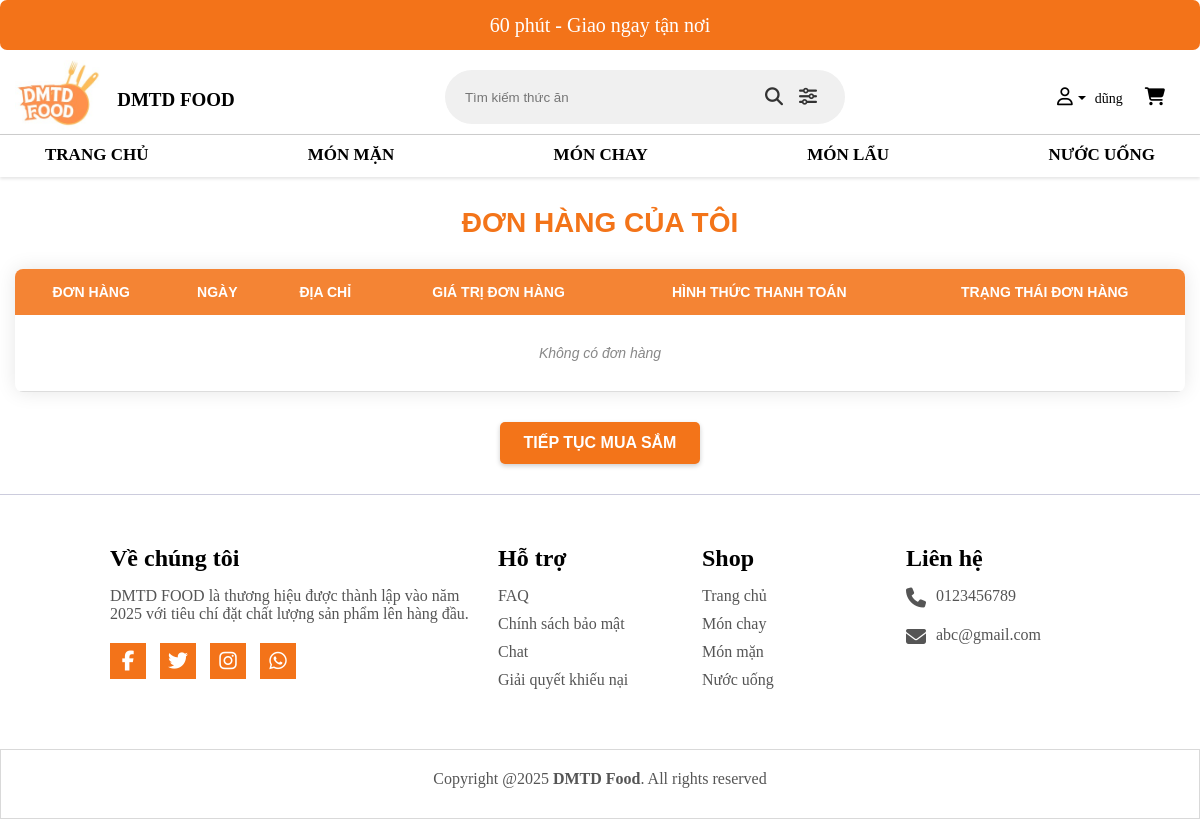
The page /controller/index.php?act=xemhoadon (signed in) on the database as committed earlier.
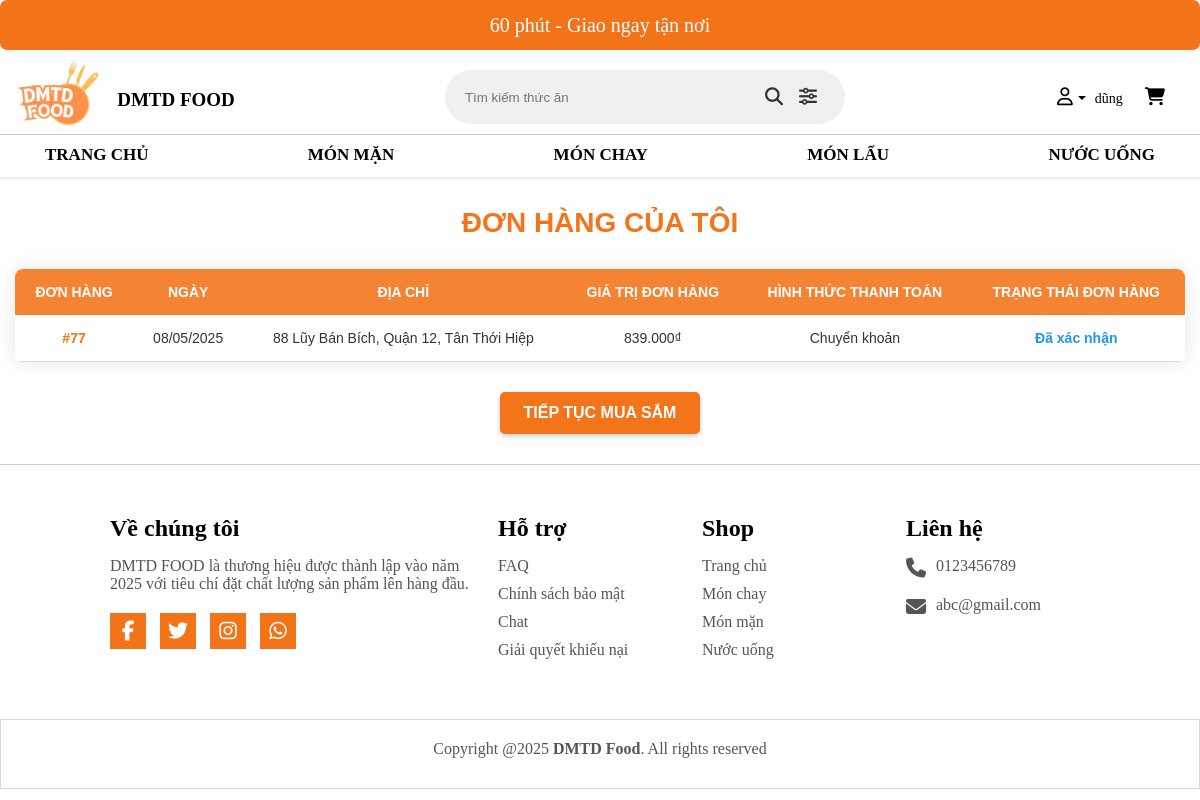
The same page on the database as committed later.
### tables this page shows
CREATE TABLE `hoadon` (
  `IdHoaDon` int(255) NOT NULL,
  `IdNguoiDung` int(11) NOT NULL,
  `HoTen` varchar(250) NOT NULL,
  `email` varchar(250) NOT NULL,
  `sdt` varchar(11) NOT NULL,
  `DiaChi` varchar(250) NOT NULL,
  `quan_huyen` varchar(100) NOT NULL,
  `phuong_xa` varchar(100) NOT NULL,
  `NgayDatHang` datetime NOT NULL,
  `TongTien` int(11) NOT NULL DEFAULT 0,
  `PhuongThucTT` tinyint(1) NOT NULL DEFAULT 1 COMMENT '1:tiền mặt 2: là chuyển khoản',
  `TrangThai` tinyint(1) NOT NULL DEFAULT 1 COMMENT '1:Chưa xác nhận, 2:Đã xác nhận, 3:Giao thành công, 4:Hủy đơn '
);

### view/bill.php (the view, shortened to what this page needs)
<?php
$conn = ketnoidb();
$isLoggedIn = isset($_SESSION['tenDangNhap']);
if($isLoggedIn){
  $email = $_SESSION['email'];
}else{
    echo "không có dữ liệu";
}
$timIdNguoiIDung = "SELECT id_nguoidung FROM nguoidung where email = '$email'";
$result = $conn->query($timIdNguoiIDung);
$IdNguoiDung = 0;
if($result && $result->num_rows > 0){
    $row = mysqli_fetch_array($result);
    $IdNguoiDung = $row['id_nguoidung'];
}
if($IdNguoiDung > 0){
    $sql = "SELECT * FROM hoadon where IdNguoiDung = '$IdNguoiDung' ORDER BY NgayDatHang DESC";
    $kq = $conn->query($sql);
}else{
    echo "<script> alert('Không thành công') </script>";
}
function getPhuongThucThanhToan($value) {
    switch ($value) {
        case 2:
            return "Chuyển khoản";
    }
}
function getTrangThaiDonHang($value) {
    switch ($value) {
        case 2:
            return "<span class='status-confirmed'>Đã xác nhận</span>";
    }
}
function formatDate($dateString) {
    $date = new DateTime($dateString);
    return $date->format('d/m/Y');
}
include "header.php";
?>
<!DOCTYPE html>
<html lang="en">
<head>
</head>
<body>
    <div class="bill-container">
        <h2 class="page-title">ĐƠN HÀNG CỦA TÔI</h2>
        <?php if(count($_SESSION['hoadon']) > 0): ?>
            <table class="order-table">
                <tr>
                    <th>Đơn hàng</th>
                    <th>Ngày</th>
                    <th>Địa chỉ</th>
                    <th>Giá trị đơn hàng</th>
                    <th>Hình thức thanh toán</th>
                    <th>Trạng thái đơn hàng</th>
                </tr>
                <?php
                for ($i = 0; $i < count($_SESSION['hoadon']); $i++):
                    $hoadon = $_SESSION['hoadon'][$i];
                    $ptttText = getPhuongThucThanhToan($hoadon[8]);
                    $trangThaiText = getTrangThaiDonHang($hoadon[9]);
                    $formattedDate = formatDate($hoadon[6]);
                ?>
                    <tr>
                        <td>
                            <a href="../view/chitiethoadon.php?mahoadon=<?=$hoadon[0]?>" class="order-link">
                                #<?= $hoadon[0] ?>
                            </a>
                        </td>
                        <td><?= $formattedDate ?></td>
                        <td><?= $hoadon[3] . ', ' . $hoadon[4] . ', ' . $hoadon[5] ?></td>
                        <td><?= number_format($hoadon[7], 0, ',', '.') ?>₫</td>
                        <td><?= $ptttText ?></td>
                        <td><?= $trangThaiText ?></td>
                    </tr>
                <?php endfor; ?>
            </table>
            <div class="button-container">
                <button type="button" class="shop-button" onclick="window.location.href='../controller/index.php'">Tiếp tục mua sắm</button>
            </div>
        <?php else: ?>
            <table class="order-table">
                <thead>
                <tr>
                    <th>Đơn hàng</th>
                    <th>Ngày</th>
                    <th>Địa chỉ</th>
                    <th>Giá trị đơn hàng</th>
                    <th>Hình thức thanh toán</th>
                    <th>Trạng thái đơn hàng</th>
                </tr>
                </thead>
                <tbody>
                <tr class="empty-row">
                    <td colspan="6">Không có đơn hàng</td>
                </tr>
                </tbody>
            </table>
            <div class="button-container">
                <button type="button" class="shop-button" onclick="window.location.href='../controller/index.php'">Tiếp tục mua sắm</button>
            </div>
        <?php endif; ?>
    </div>
<?php include "footer.php"; ?>
</body>
</html>

### controller/index.php (shortened to what this page needs)
<?php
if(isset($_GET['act'])){
    switch($_GET['act']){
        case 'xemhoadon':
            include "../view/bill.php";
            break;
    }
} else {
    include "../view/home.php";
}
?>

### view/header.php (shortened to what this page needs)
<?php
$tenDangNhap = '';
if(isset($isLoggedIn) && $isLoggedIn){
  $tenDangNhap = $_SESSION['tenDangNhap'];
}
?>
<!DOCTYPE html>
<html lang="en">
<head>
    <link
      rel="stylesheet"
      href="https://cdnjs.cloudflare.com/ajax/libs/font-awesome/6.6.0/css/all.min.css"
    />
    <link rel="stylesheet" href="../view/css/style.css" />
</head>
<body>
<div class="header-banner">60 phút - Giao ngay tận nơi</div>
    <header class="header-top">
      <div class="container">
      <div class="logo">
  <a href="#" class="logo-img"><img height="70" src="../view/img/DMTD-Food-Logo.jpg" alt="Logo"/></a>
  <span><b>DMTD FOOD</b></span>
</div>
<form id="product-search" method="GET" action="../controller/index.php">
  <div class="box">
    <input type="text" placeholder="Tìm kiếm thức ăn" name="search"
           value="<?= isset($_GET['search']) ? htmlspecialchars($_GET['search']) : '' ?>" />
    <button type="submit" class="search-btn">
        <i class="fa-solid fa-magnifying-glass"></i>
    </button>
    <button type="button" class="search-btn" onclick="openAdvancedSearch()" title="Tìm kiếm nâng cao">
        <i class="fa-solid fa-sliders"></i>
    </button>
  </div>
</form>
        <div class="action">
          <div class="item">
            <a href="#"><i class="fa-regular fa-user"></i></a>
            <?php if(isset($isLoggedIn) && $isLoggedIn): ?>
              <span><?php echo $tenDangNhap; ?></span>
            <?php endif; ?>
          </div>
          <div class="item">
            <a href="../view/cart.php"
              ><i class="fa-solid fa-cart-shopping"></i
            ></a>
          </div>
        </div>
      </div>
    </header>
    <nav>
  <ul>
    <li><a href="../controller/index.php">Trang chủ</a></li>
    <li><a href="../controller/index.php?MaLoaiSP=1">Món mặn</a></li>
    <li><a href="../controller/index.php?MaLoaiSP=2">Món chay</a></li>
    <li><a href="../controller/index.php?MaLoaiSP=3">Món lẩu</a></li>
    <li><a href="../controller/index.php?MaLoaiSP=4">Nước uống</a></li>
  </ul>
</nav>

### view/footer.php
<div class="wrappper">
      <footer>
        <div class="container">
          <div class="sec aboutus">
            <h2>Về chúng tôi</h2>
            <p>
              DMTD FOOD là thương hiệu được thành lập vào năm 2025 với tiêu chí
              đặt chất lượng sản phẩm lên hàng đầu.
            </p>
            <ul class="sci">
              <li>
                <a href="#"><i class="fab fa-facebook-f"></i></a>
              </li>
              <li>
                <a href="#"><i class="fab fa-twitter"></i></a>
              </li>
              <li>
                <a href="#"><i class="fab fa-instagram"></i></a>
              </li>
              <li>
                <a href="#"><i class="fa-brands fa-whatsapp"></i></a>
              </li>
            </ul>
          </div>
          <div class="sec quicklinks">
            <h2>Hỗ trợ</h2>
            <ul>
              <li><a href="#">FAQ</a></li>
              <li><a href="#">Chính sách bảo mật</a></li>
              <li><a href="#">Chat</a></li>
              <li><a href="#">Giải quyết khiếu nại</a></li>
            </ul>
          </div>
          <div class="sec quicklinks">
            <h2>Shop</h2>
            <ul>
              <li><a href="#">Trang chủ</a></li>
              <li><a href="#">Món chay</a></li>
              <li><a href="#">Món mặn</a></li>
              <li><a href="#">Nước uống</a></li>
            </ul>
          </div>
          <div class="sec contact">
            <h2>Liên hệ</h2>
            <ul class="info">
              <li>
                <span><i class="fa-solid fa-phone"></i></span>
                <p><a href="#">0123456789</a></p>
              </li>
              <li>
                <span><i class="fa-solid fa-envelope"></i></span>
                <p><a href="#">abc@gmail.com</a></p>
              </li>
            </ul>
          </div>
        </div>
      </footer>
    </div>
    <div class="copyrightText">
      <p>Copyright @2025 <strong>DMTD Food</strong>. All rights reserved</p>
    </div>
 </body>
</html>

### view/css/style.css (style rules this page uses)
* { box-sizing: border-box; margin: 0; padding: 0; }
header { background-color: white; }
.container { max-width: 1130px; padding: 0 10px; margin: 0 auto; }
.header-top .container { width: 100%; max-width: 1200px; margin: 0 auto; display: flex; flex-wrap: wrap; align-items: center; justify-content: space-between; padding: 0 15px; }
.header-top .logo { display: flex; align-items: center; gap: 15px; }
.header-top .logo span { font-size: 19px; text-align: center; margin-top: 5px; }
.header-top .logo img { flex-shrink: 0; }
.box { position: relative; width: 100%; max-width: 400px; height: auto; display: flex; cursor: pointer; padding: 10px 20px; background-color: #f0f0f0; border-radius: 30px; align-items: center; }
.box input { width: 400px; background-color: #f0f0f0; outline: none; border: none; font-weight: 500; }
.action { display: flex; align-items: center; }
.header-banner { width: 100%; height: 50px; border-radius: 7px; margin-bottom: 10px; background: #f37319; position: sticky; align-items: center; justify-content: center; display: flex; color: white; font-size: 20px; }
nav { width: 100%; background-color: var(--white); box-shadow: 0 2px 3px rgba(0, 0, 0, 0.1); border-top: 1px solid #ccc; }
nav ul { display: flex; justify-content: space-between; align-items: center; list-style: none; padding: 10px 30px; max-width: 1200px; margin: 0 auto; }
nav ul li a { text-decoration: none; font-size: 16px; font-weight: bold; text-transform: uppercase; color: black; transition: color 0.3s ease, border-bottom 0.3s ease; }
nav ul li { display: inline-block; margin: 0 15px; }
nav ul li a { text-decoration: none; color: #000; font-weight: bold; text-transform: uppercase; font-size: 17px; transition: 0.1s; }
nav ul li a::after { content: ""; width: 100%; opacity: 0; height: 2px; background: var(--orange); display: block; transition: 0.2s linear; }
.action { display: flex; position: relative; right: 20px; }
.action .item a { margin-left: 22px; width: 24px; font-size: 18px; color: #000; height: auto; position: relative; }
footer { position: relative; width: 100%; height: auto; padding: 50px 100px; background-color: #fff; border-top: 1px solid #ccd; }
footer .container { width: 100%; display: grid; grid-template-columns: 2fr 1fr 1fr 1fr; grid-gap: 20px; }
footer .container .sec h2 { position: relative; color: black; font-weight: 600; margin-bottom: 15px; }
footer .container .sec p { color: #555; }
footer .container .sci { margin-top: 20px; display: grid; grid-template-columns: repeat(4, 50px); }
footer .container .sci li { list-style: none; }
footer .container .sci li a { display: inline-block; width: 36px; height: 36px; background-color: #f37319; display: grid; align-content: center; justify-content: center; text-decoration: none; }
footer .container .sci li a i { color: #fff; font-size: 20px; }
footer .container .quicklinks { position: relative; }
footer .container .quicklinks ul li { list-style: none; }
footer .container .quicklinks ul li a { color: #555; text-decoration: none; margin-bottom: 10px; display: inline-block; }
footer .container .contact .info { position: relative; }
footer .container .contact .info li { display: grid; grid-template-columns: 30px 1fr; margin-bottom: 16px; }
footer .container .contact .info li span { color: #555; font-size: 20px; }
footer .container .contact .info li a { color: #555; text-decoration: none; }
.copyrightText { width: 100%; background-color: #fff; padding: 20px 100px 30px; text-align: center; color: #555; border: 1px solid rgba(0, 0, 0, 0.15); }

### view/header.php (style rules this page uses)
.action .item { position: relative; display: inline-block; }
.action .item:has(.fa-regular.fa-user) > a::after { content: ''; display: inline-block; margin-left: 5px; width: 0; height: 0; border-left: 4px solid transparent; border-right: 4px solid transparent; border-top: 4px solid #000; vertical-align: middle; }
.action .item span { margin-left: 5px; font-size: 14px; font-weight: 500; }
.search-btn { background: none; border: none; cursor: pointer; padding: 8px; display: flex; align-items: center; justify-content: center; }
.search-btn i { font-size: 18px; color: #333; }

Rows that differ between the two databases and show on the page:
added hoadon: IdHoaDon "77", NgayDatHang "08/05/2025", DiaChi "88 Lũy Bán Bích", quan_huyen "Quận 12", phuong_xa "Tân Thới Hiệp", TongTien "839.000", TrangThai "Chuyển khoản", shows "Đã xác nhận"
Other text that changed with them:
text no longer shown: "Không có đơn hàng"
